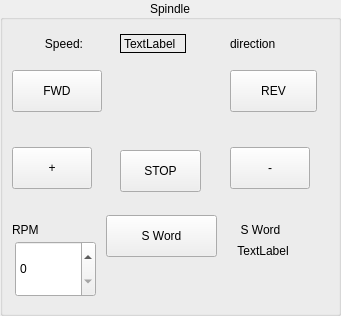
   <widget class="QGroupBox" name="groupBox_6">
    <property name="geometry">
     <rect>
      <x>1570</x>
      <y>350</y>
      <width>341</width>
      <height>316</height>
     </rect>
    </property>
    <property name="title">
     <string>Spindle</string>
    </property>
    <property name="alignment">
     <set>Qt::AlignCenter</set>
    </property>
    <widget class="QPushButton" name="spindle_plus_pb">
     <property name="geometry">
      <rect>
       <x>12</x>
       <y>147</y>
       <width>80</width>
       <height>42</height>
      </rect>
     </property>
     <property name="text">
      <string>+</string>
     </property>
    </widget>
    <widget class="QSpinBox" name="spindle_speed_sb">
     <property name="geometry">
      <rect>
       <x>15</x>
       <y>241</y>
       <width>81</width>
       <height>56</height>
      </rect>
     </property>
     <property name="maximum">
      <number>30000</number>
     </property>
    </widget>
    <widget class="QLabel" name="spindle_direction_0_lb">
     <property name="geometry">
      <rect>
       <x>230</x>
       <y>34</y>
       <width>71</width>
       <height>19</height>
      </rect>
     </property>
     <property name="text">
      <string>direction</string>
     </property>
    </widget>
    <widget class="QLabel" name="spindle_actual_speed_lb">
     <property name="geometry">
      <rect>
       <x>120</x>
       <y>34</y>
       <width>66</width>
       <height>19</height>
      </rect>
     </property>
     <property name="frameShape">
      <enum>QFrame::Box</enum>
     </property>
     <property name="text">
      <string>TextLabel</string>
     </property>
    </widget>
    <widget class="QPushButton" name="spindle_fwd_pb">
     <property name="geometry">
      <rect>
       <x>12</x>
       <y>70</y>
       <width>90</width>
       <height>42</height>
      </rect>
     </property>
     <property name="text">
      <string>FWD</string>
     </property>
    </widget>
    <widget class="QPushButton" name="spindle_minus_pb">
     <property name="geometry">
      <rect>
       <x>230</x>
       <y>147</y>
       <width>80</width>
       <height>42</height>
      </rect>
     </property>
     <property name="text">
      <string>-</string>
     </property>
    </widget>
    <widget class="QLabel" name="label_21">
     <property name="geometry">
      <rect>
       <x>12</x>
       <y>34</y>
       <width>71</width>
       <height>19</height>
      </rect>
     </property>
     <property name="text">
      <string>Speed:</string>
     </property>
     <property name="alignment">
      <set>Qt::AlignRight|Qt::AlignTrailing|Qt::AlignVCenter</set>
     </property>
    </widget>
    <widget class="QPushButton" name="spindle_rev_pb">
     <property name="enabled">
      <bool>true</bool>
     </property>
     <property name="geometry">
      <rect>
       <x>230</x>
       <y>70</y>
       <width>87</width>
       <height>42</height>
      </rect>
     </property>
     <property name="text">
      <string>REV</string>
     </property>
    </widget>
    <widget class="QLabel" name="label_22">
     <property name="geometry">
      <rect>
       <x>12</x>
       <y>220</y>
       <width>84</width>
       <height>19</height>
      </rect>
     </property>
     <property name="text">
      <string>RPM</string>
     </property>
    </widget>
    <widget class="QLabel" name="settings_speed_lb">
     <property name="geometry">
      <rect>
       <x>230</x>
       <y>241</y>
       <width>66</width>
       <height>19</height>
      </rect>
     </property>
     <property name="text">
      <string>TextLabel</string>
     </property>
     <property name="alignment">
      <set>Qt::AlignCenter</set>
     </property>
    </widget>
    <widget class="QLabel" name="label_38">
     <property name="geometry">
      <rect>
       <x>230</x>
       <y>220</y>
       <width>61</width>
       <height>19</height>
      </rect>
     </property>
     <property name="text">
      <string>S Word</string>
     </property>
     <property name="alignment">
      <set>Qt::AlignCenter</set>
     </property>
    </widget>
    <widget class="QPushButton" name="spindle_stop_pb">
     <property name="geometry">
      <rect>
       <x>120</x>
       <y>150</y>
       <width>81</width>
       <height>42</height>
      </rect>
     </property>
     <property name="text">
      <string>STOP</string>
     </property>
    </widget>
    <widget class="QPushButton" name="mdi_s_pb">
     <property name="geometry">
      <rect>
       <x>106</x>
       <y>215</y>
       <width>111</width>
       <height>42</height>
      </rect>
     </property>
     <property name="text">
      <string>S Word</string>
     </property>
    </widget>
   </widget>
